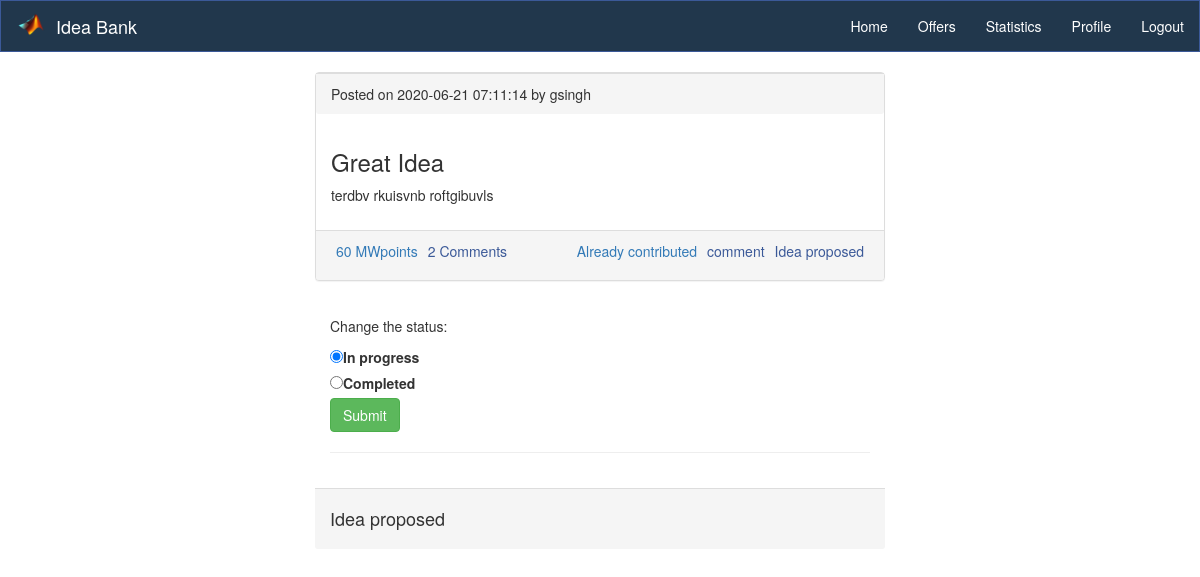
/status.php?post_id=efefdea5449b068568bb843e8c35958a3128fea88fb9c82a515671c3b827a7737440c9a22ac3d6b5 (signed in), run on an earlier commit of the app's database.
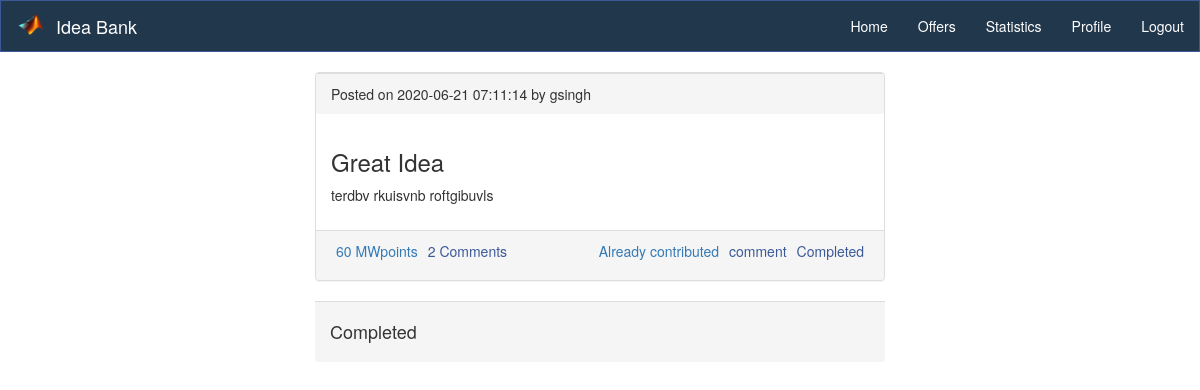
And on a later commit of the database.
### tables this page shows
CREATE TABLE `post` (
  `post_id` varchar(200) NOT NULL,
  `name` varchar(50) DEFAULT NULL,
  `current_status` varchar(30) DEFAULT NULL,
  `post_creation_time` datetime DEFAULT NULL,
  `post_text` text,
  `type` varchar(20) DEFAULT NULL,
  `post_heading` text
);

### status.php (the view, shortened to what this page needs)
<?php
	require_once "header.php";
	require_once "functions.php";
	$post_id = $_GET['post_id'];
	$user  = $_SESSION['name'];
?>
<div class="col-md-6" style="margin-left: 25%;">
<div>
        <?php
          $sql = "SELECT * from post where post_id = '$post_id'";
          $result = mysqli_query($conn,$sql);
          if (mysqli_num_rows($result) > 0) {
            while($post = $result->fetch_assoc()) {
              $post_id = $post['post_id'];
              $query1 = "SELECT sum(contribution) as contr from contributors where post_id = '$post_id'";
              $MWpoints1 = mysqli_query($conn,$query1);
              $MWpoints = mysqli_fetch_array($MWpoints1);
              $query2 = "SELECT count(*) as comments from comment where post_id = '$post_id'";
              $num_comm1 = mysqli_query($conn,$query2);
              $num_comm = mysqli_fetch_array($num_comm1);
              $creation_type = "Posted";
              ?>
                <div class="panel panel-default">
            <div class="panel-footer">
              <span><?php echo $creation_type; ?> on <?php echo $post['post_creation_time']; ?> by <?php echo $post['name']; ?></span>
            </div>
            <div class="panel-body">
              <h3><?php echo $post['post_heading']; ?></h3>
              <p><?php echo $post['post_text']; ?></p>
            </div>
           <div class="panel-footer" style = "height: 50px;">
              <?php
                 $contribution = "contribution.php?post_id=".$post_id;
               ?>
               <span class="pull-left"><a class="text-primary" style = "padding: 5px" href="<?php echo $contribution; ?>">
                <?php
                  echo $MWpoints['contr']." MWpoints";
                ?>
                </a></span>
                <span class="pull-left"><a class="text-secondary" style = "padding: 5px" href=<?php     echo "comment.php?post_id=".$post_id; ?>>
                <?php
                  echo $num_comm['comments']." Comments";
                ?>
               </a></span>
               <?php
                       if($_SESSION['name'] != "") {
               ?>
               <span class="pull-right"><a class="text-secondary" style = "padding: 5px" href="<?php echo $link3; ?>"> <?php echo $post['current_status'];?>
                  </a></span>
              <span class="pull-right"><a class="text-secondary" style = "padding: 5px" href=<?php     echo "comment.php?post_id=".$post_id; ?>>  comment  </a></span>
              <span class="pull-right"><a class="text-primary" style = "padding: 5px" href= <?php     echo "contribute_post.php?post_id=".$post_id; ?> >
                <?php
                  $query5 = "SELECT * from contributors where post_id = '$post_id' and c_name = '$user' ";
                  $result5 = mysqli_query($conn,$query5);
                  if(mysqli_num_rows($result5)==0){
                   echo 'Contribute(10 MWpoints)';
                  }
                  else{
                    echo 'Already contributed';
                  }
                ?>
              </a></span>
            <?php } ?>
            </div>
          </div>
              <?php
            }
          } else {
            ?>
              <p class="text-center">No posts yet!</p>
            <?php
          }
        ?>
      </div>
      <?php
      $dl = "select current_status from post where post_id='$post_id'";
      $dlk = mysqli_query($conn,$dl);
      $dllk  = $dlk->fetch_assoc();
      ?>
      <?php
       if($_SESSION['name'] != "" && $dllk['current_status'] != "Completed") {
        ?>
      <div class="panel-body">
      <form method="post" action="change_status.php?post_id=<?php echo $post_id;  ?>" >
        <div class="input-group">
        <p>Change the status:</p>
  <?php if($dllk['current_status'] == "Idea proposed"){ ?>
  <input type="radio" id="prog" name="status" checked="checked" value="In progress">
  <label for="prog">In progress</label><br>
  <input type="radio" id="completed" name="status" value="Completed">
  <label for="completed">Completed</label>
  <?php } else if($dllk['current_status'] == "In progress"){ ?>
  <input type="radio" id="cant" name="status" checked="checked" value="Cancel">
  <label for="prog">Cannot complete</label><br>
  <input type="radio" id="completed" name="status" value="Completed">
  <label for="completed">Completed</label>
  <?php } ?>
  <br>
            <button class="btn btn-success" type="submit" name="comment">Submit</button>
        </div>
      </form><hr>
    </div>
    <?php } ?>
      <?php
      	$query3 = "SELECT current_status from post where post_id = '$post_id'";
      	$result3 = mysqli_query($conn,$query3);
      	if(mysqli_num_rows($result3)){
      		while($row = $result3->fetch_assoc()){
				?>
      			<div class="panel-footer">
              	<h4><?php echo $row['current_status']; ?></h4>
            	</div>
            	<?php
      		}
      	}
      	else{?>
      		<div class="panel-footer">
              <h4><?php echo "No Comments yet"; ?></h4>
            </div>
		<?php
      	}
      ?>
  </div>

What changed in the data, as far as the page shows it:
changed post "Great Idea": current_status "Idea proposed" → "Completed"
Also different on the page:
form field status: "☑ In progress" → (not shown)
form field status: "☐ Completed" → (not shown)
text no longer shown: "Change the status: In progress Completed Submit"
